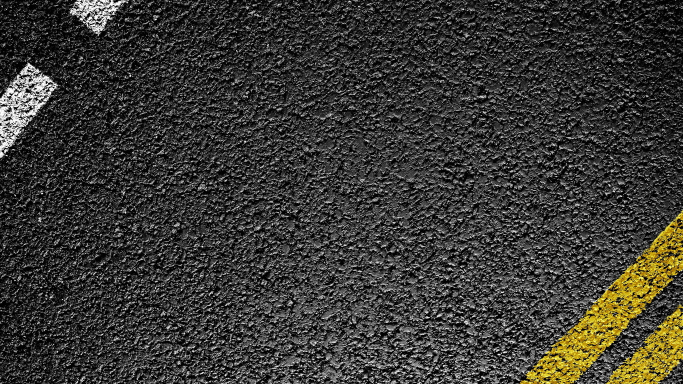
#> input picture images/design/theme_5.jpg, 1366 x 768 px (shown at 1/2 size)
$ python -i generate_race_pictures.py   (imports and definitions only)   (older library calls are emulated)
#> lines starting #> are read from the running program, lines starting #| are printed output that depends on the picture
import os
import random
import time

from PIL import Image, ImageDraw, ImageFont
from loader import cursor, connection
from objects_data import *
from .generate_car_pictures import *
from .generate_other_pictures import *


# [272 lines left out: functions generate_race_choice_window, generate_race_map, generate_scoring_window, not called in this run]
    # return background

# generate_scoring_window(64, 1005532278, 1, 'hard', 2, 2, 5).show()


# [80 lines not run here, left out]


# [360 lines left out: functions generate_confirmation_window, generate_circuit_choice_window, generate_race_info_window, generate_tires_for_race_choice_window, not called in this run]


def generate_overtaking_window(data: dict):
    # шрифты
    caption_font = get_fonts('boycott.ttf', 140)[0]

    # фон
    background = Image.open('images/design/theme_6.jpg').convert(mode='RGBA')
    background.thumbnail((1000, 1000))
    # background = background.resize((background.width, int(background.width * 45 / 64)))

    idraw = ImageDraw.Draw(background)

    # надпись VS
    caption = 'VS'
    text_size = idraw.textsize(caption, font=caption_font)

    pos_x = (background.width - text_size[0]) // 2 + 15
    pos_y = (background.height - text_size[1]) // 2

    idraw.text((pos_x, pos_y), caption, font=caption_font)

    # автомобиль и аватарка первого пользователя
    center_x = (background.width // 2 - text_size[0] // 2) // 2 + 7
    center_y = 200
    for i in range(2):
        user_id, car_id = list(data.items())[i]
        car_brand = cursor.execute("SELECT car_brand FROM cars WHERE id = ?", (car_id,)).fetchone()[0]

        car_1_image = Image.open(os.path.join(f'images/cars/{car_brand}/{car_id}.png')).convert(mode='RGBA')
        car_1_image.thumbnail((320, 320))
        if i == 0:
            car_1_image = car_1_image.transpose(Image.FLIP_LEFT_RIGHT)

        pos_x = center_x - car_1_image.width // 2
        pos_y = center_y - car_1_image.height // 2

        background.alpha_composite(car_1_image, (pos_x, pos_y))

        if i == 0:
            center_y += 250
        else:
            center_y -= 250

        avatar = Image.open(os.path.join(f'images/for_saves/races/profile_{user_id}.png')).convert(mode='RGBA')
        avatar.thumbnail((200, 200))

        pos_x = center_x - avatar.width // 2
        pos_y = center_y - avatar.height // 2

        background.alpha_composite(avatar, (pos_x, pos_y))

        center_x = background.width // 2 + (background.width // 2 + text_size[0] // 2) // 2

    save_path = os.path.join(f'images/for_saves/{random.randint(100, 100000000000)}.png')
    background.save(save_path)
    background.close()

    return save_path


# generate_overtaking_window({1: 4, 2: 3}).show()
#
# generate_tires_for_race_choice_window(1005532278, tires_index=1).show()

>>> import cv2
>>> picture = cv2.imread('../images/design/theme_5.jpg', cv2.IMREAD_GRAYSCALE)
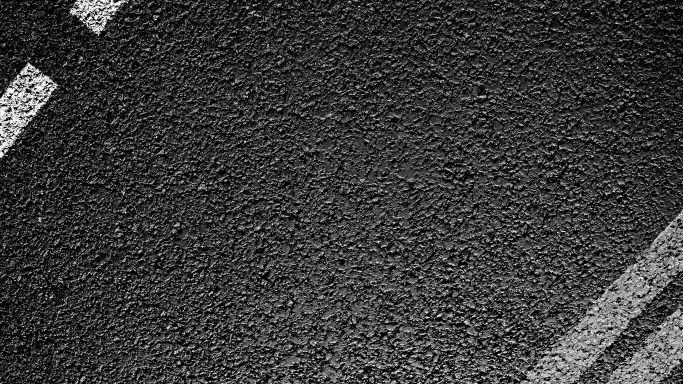
#> picture: shape (768, 1366) (shown at 1/2 size); min 0, max 255, mean 57
#> (the run stopped early here; a loop or call above may not have finished)
